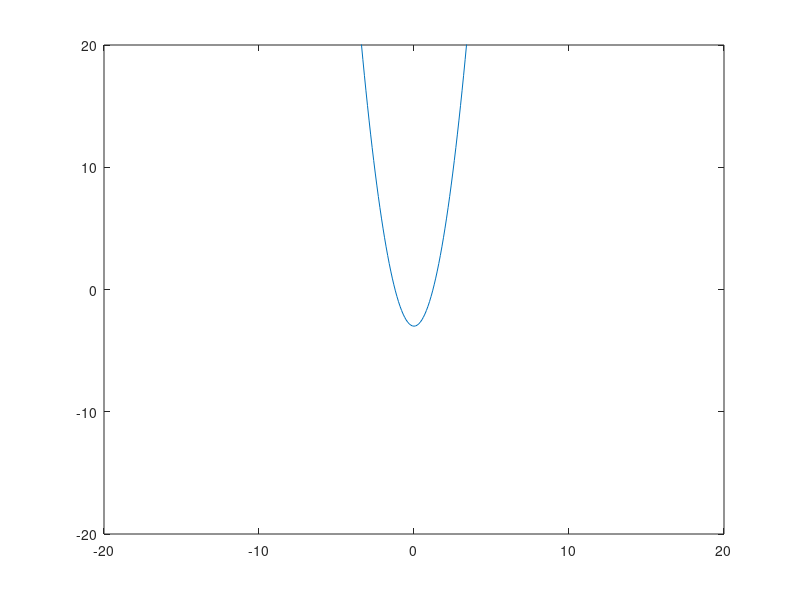

Write MATLAB code to recreate this figure.
x = -10:0.1:10;
k = -2;
y = k .* x.^2 - 3;

h = plot(x, y)

axis([-20 20 -20 20]);

while k <= 2
  k = k + 0.007;
  y = k * x.^2 - 3;
## hold on
## plot(x, y);
  set(h, 'XData', x, 'Ydata', y); # передает данные x и y, отрисовывает их на h
  drawnow
endwhile
